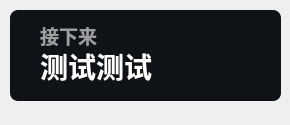
<?xml version="1.0" encoding="UTF-8"?>
<ui version="4.0">
 <class>Form</class>
 <widget class="QWidget" name="Form">
  <property name="geometry">
   <rect>
    <x>0</x>
    <y>0</y>
    <width>290</width>
    <height>125</height>
   </rect>
  </property>
  <property name="minimumSize">
   <size>
    <width>0</width>
    <height>100</height>
   </size>
  </property>
  <property name="maximumSize">
   <size>
    <width>16777215</width>
    <height>65536</height>
   </size>
  </property>
  <property name="windowTitle">
   <string>更多活动</string>
  </property>
  <widget class="QLabel" name="next_subtitle">
   <property name="geometry">
    <rect>
     <x>40</x>
     <y>20</y>
     <width>211</width>
     <height>31</height>
    </rect>
   </property>
   <property name="font">
    <font>
     <family>Microsoft YaHei UI</family>
     <pointsize>14</pointsize>
     <weight>75</weight>
     <bold>true</bold>
    </font>
   </property>
   <property name="styleSheet">
    <string notr="true">color: rgba(255, 255, 255, 150);
font-weight: bold;</string>
   </property>
   <property name="text">
    <string>接下来</string>
   </property>
   <property name="textFormat">
    <enum>Qt::PlainText</enum>
   </property>
   <property name="alignment">
    <set>Qt::AlignLeading|Qt::AlignLeft|Qt::AlignVCenter</set>
   </property>
  </widget>
  <widget class="QLabel" name="next_lesson_text">
   <property name="geometry">
    <rect>
     <x>40</x>
     <y>40</y>
     <width>221</width>
     <height>51</height>
    </rect>
   </property>
   <property name="font">
    <font>
     <family>Microsoft YaHei UI</family>
     <pointsize>21</pointsize>
     <weight>75</weight>
     <bold>true</bold>
    </font>
   </property>
   <property name="styleSheet">
    <string notr="true">border: none;
color: rgba(255, 255, 255, 255);
font-weight: bold</string>
   </property>
   <property name="text">
    <string>测试测试</string>
   </property>
   <property name="textFormat">
    <enum>Qt::PlainText</enum>
   </property>
   <property name="alignment">
    <set>Qt::AlignLeading|Qt::AlignLeft|Qt::AlignVCenter</set>
   </property>
  </widget>
  <widget class="QLabel" name="backgnd">
   <property name="geometry">
    <rect>
     <x>10</x>
     <y>10</y>
     <width>271</width>
     <height>91</height>
    </rect>
   </property>
   <property name="styleSheet">
    <string notr="true">background-color: rgba(15, 18, 22, 255);
border-radius: 8px</string>
   </property>
   <property name="text">
    <string/>
   </property>
  </widget>
  <zorder>backgnd</zorder>
  <zorder>next_subtitle</zorder>
  <zorder>next_lesson_text</zorder>
 </widget>
 <resources/>
 <connections/>
</ui>
